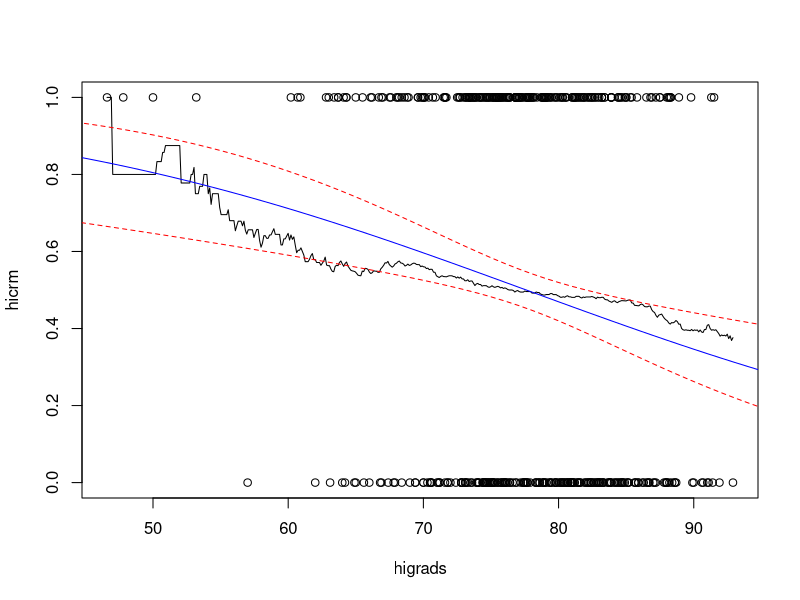

Write the R code that produced this figure.
library(dplyr)
library(ggplot2)
library(tidyverse)

# Proj2


cdi <- read.delim("CDI.txt")
cdi$region <- factor(cdi$region, levels = c(1, 2, 3, 4),
                     labels = c("Northeast", "Midwest", "South", "West"))
cdi$crm1000 <- 1000 * cdi$crimes / cdi$popul


summary(cdi$crm1000)
median = 52.429

cdi <- cbind(cdi, hicrm = ifelse(cdi$crm1000 < median, 0, 1))
with(cdi, {
   plot(hicrm ~ higrads)
   lines(ksmooth(higrads, hicrm, bandwidth = 20))
})

model <- glm(hicrm ~ higrads, data = cdi, family = "binomial")
summary(model)

x0 <- data.frame(higrads = seq(0, 100, 1))
predx <- cbind(x0, prob = predict(model, x0, type = "response"))
with(predx, lines(higrads, prob, col = "blue"))

# calculate conf.int for the linear part x*beta:
standard_error <- 1.96
xb <- predict(model, x0, se.fit = TRUE)
ci.xb <- data.frame(lwr = xb$fit - standard_error * xb$se.fit,
                    upr = xb$fit + standard_error * xb$se.fit)

# transform to CI for the odds:
ci.odds <- exp(ci.xb)

# and finally CI for the probabilities and add to the plot:
predx <- cbind(predx, ci.odds / (1 + ci.odds))
with(predx, {
  lines(higrads, lwr, lty = 2, col = "red")
  lines(higrads, upr, lty = 2, col = "red")
})

